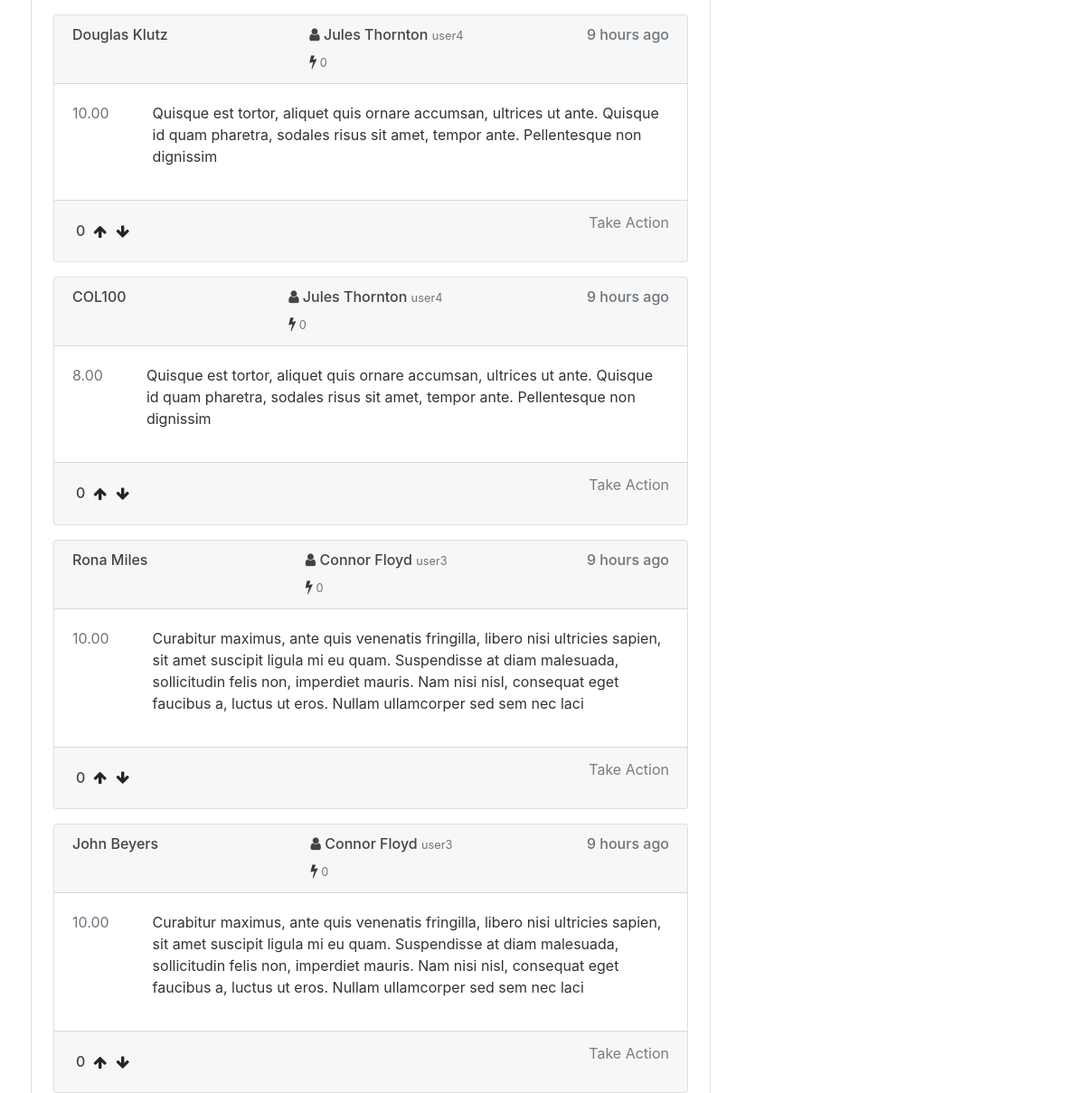
/all/ (signed in, middle part), run on an earlier commit of the app's database.
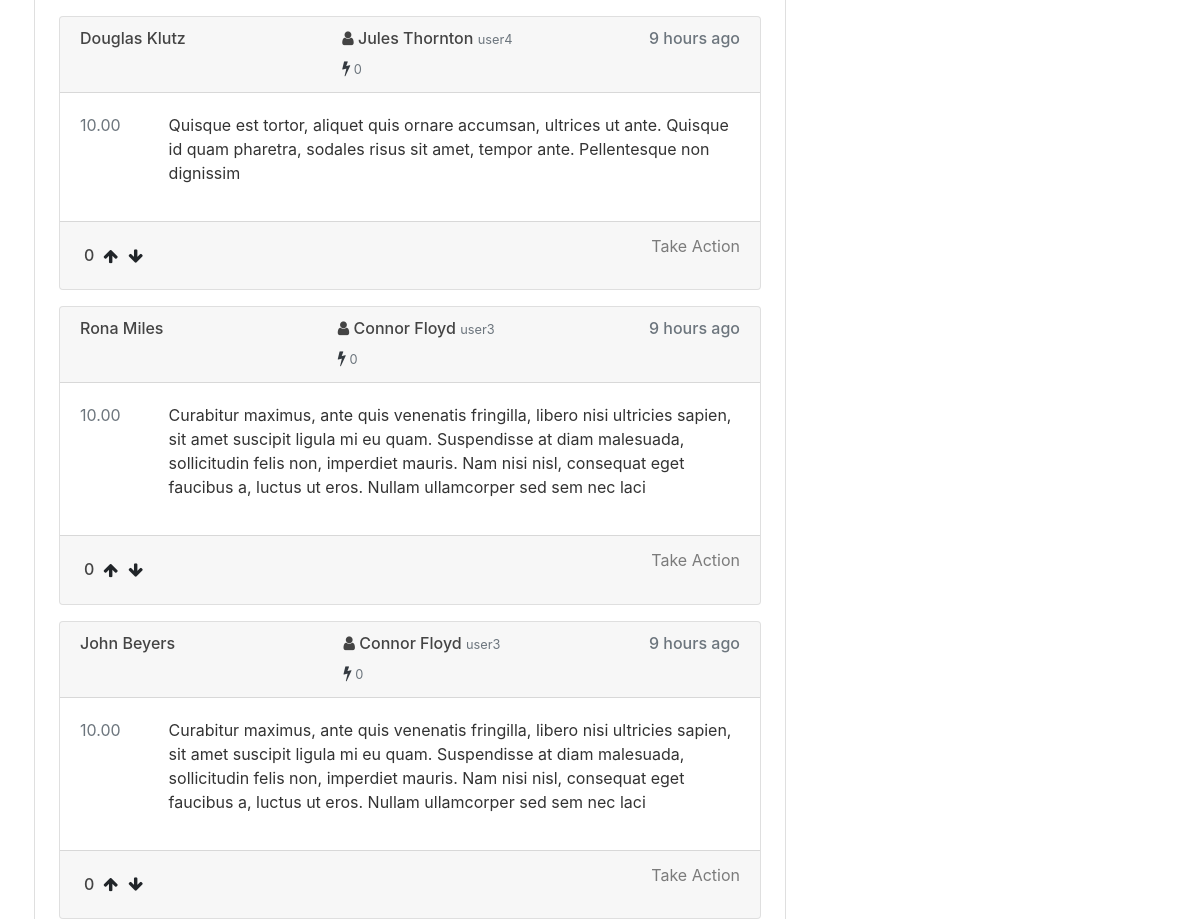
And on a later commit of the database.
### review/models.py (models this page shows, shortened)
class Review(models.Model):
    score = models.DecimalField(decimal_places=2,max_digits=4)
    reviewContent = models.TextField()
    courseName = models.CharField(max_length=120)
    courseID = models.IntegerField()
    dateAdded = models.DateTimeField(auto_now=False, auto_now_add=True)
    author = models.ForeignKey(User, on_delete= models.CASCADE,related_name='reviews_written')
    isAnonymous = models.BooleanField(default=False)
    class Meta:
        ordering =['-dateAdded']
    def getPageType(self):
        pageType = Course.objects.get(id=self.courseID).pageType
        if pageType=='p':
            return 'professor'
        elif pageType=='c':
            return 'course'

### users/models.py (models this page shows)
class CustomUserModel(models.Model):
    user = models.OneToOneField(User, on_delete=models.CASCADE,)
    bannedTill = models.DateTimeField(auto_now=False, auto_now_add=False)
    def getTotalScore(self):
        count = 0
        for review in self.user.reviews_written.all():
            try:
                count+=review.likes.users.count()-review.dislikes.users.count()
            except Review.likes.RelatedObjectDoesNotExist as identifier:
                continue
        return count

### review/views.py (the view)
# urls.py: path("all/",reviewViews.viewAllReviews,name ="all"),
@login_required
def viewAllReviews(request):
    if request.user.is_superuser:
        return render(
            request,
            "review/allReviews.html",
            {"reviews": list(Review.objects.all()),'currentView':'all'},
        )
    else:
        return Http404

### review/templatetags/customFilters.py (called while the page is built)
@register.filter
def subtract(value,args):
    if value=='':
        value=0
    if args=='':
        args=0
    return int(value)-int(args)

### review/templates/review/allReviews.html (shortened to what this page needs)
{% extends "users/base.html" %}
{% load humanize %}
{% block content %}
    <div class="card-body">
        {% for review in reviews %}
            {% include "review/review.html" %}
        {% endfor %}
    </div>
{% endblock content %}

### review/templates/review/review.html (shortened to what this page needs)
{% load humanize %}
{% load customFilters %}
{% if currentView == 'profile' and review.isAnonymous and review.author != request.user and not request.user.is_superuser %}
{%else%}
<div class="card m-1 mt-3">
    <div class="card-header">
        <div class="d-flex justify-content-between">
            {% if currentView == 'all' %}
            <a class="card-link text-dark" href="{%url review.getPageType review.courseID%}">
                <h6>{{review.courseName}}</h6>
            </a>
            {%endif%}
            {% if currentView != 'profile' %}
            {% if review.isAnonymous %}
              {% if review.author == request.user or request.user.is_superuser %}
                <a class="card-link text-dark" href="{%url 'profile' profileOwner=review.author.username%}">
                    <h6><i class="fa fa-user"></i> {{review.author.first_name}} {{review.author.last_name}} <small class="text-muted">{{review.author.username}}</small> </h6>
                    <i class="fa fa-bolt"></i><small class="text-muted text-primary" > {{review.author.customusermodel.getTotalScore}}</small>
                </a>
              {%else%}
                <a class="card-link text-dark"">
                    <h6><i class="fa fa-user"></i> Anonymous</h6>
                </a>
              {% endif %}
            {%else%}
            <a class="card-link text-dark" href="{%url 'profile' profileOwner=review.author.username%}">
                <h6><i class="fa fa-user"></i> {{review.author.first_name}} {{review.author.last_name}} <small class="text-muted">{{review.author.username}}</small> </h6>
                <i class="fa fa-bolt"></i><small class="text-muted text-primary" > {{review.author.customusermodel.getTotalScore}}</small>
            </a>
            {% endif %}
            {% endif %}
            <h6 class="text-muted">{{review.dateAdded|naturaltime}}</h6>
        </div>
    </div>
    <div class="card-body">
        <div class="d-flex justify-content-between">
            <span class="text-secondary">
                {{review.score}}
            </span>
            <p class="ml-5">
                {{review.reviewContent}}
            </p>
        </div>
    </div>
    <div class="card-footer text-right ">
        <div class="d-flex justify-content-between">
            <form method="post" class="form-inline">
                <h6 class="text-weight-bold mt-2 p-1">
                    {{review.likes.users.count|subtract:review.dislikes.users.count}}
                </h6>
                {% if user.is_authenticated %}
                {% if request.user in review.likes.users.all %}
                <button type="submit" formmethod="POST" name="like-{{review.id}}" class="btn text-danger p-1" value="Liked"><i class="fa fa-arrow-up"></i>
                </button>
                {%else%}
                <button type="submit" formmethod="POST" name="like-{{review.id}}" class="btn p-1" value="Like"><i class="fa fa-arrow-up"></i></button>
                {% endif %}
                {% if request.user in review.dislikes.users.all %}
                <button type="submit" formmethod="POST" name="dislike-{{review.id}}" class="btn text-primary p-1" value="Disliked"><i class="fa fa-arrow-down"></i></button>
                {%else%}
                <button type="submit" formmethod="POST" name="dislike-{{review.id}}" class="btn p-1" value="Dislike"><i class="fa fa-arrow-down"></i></button>
                {% endif %}
                {% endif %}
            </form>
            {% if currentView == 'all' %}
                {% if user.is_superuser %}
                <a href="{%url 'reportAction' review.id%}" class="card-link text-black-50">Take Action</a>
                {%endif%}
            {% endif %}
        </div>
    </div>
</div>
{% endif %}

What changed in the data, as far as the page shows it:
removed Review: courseName "COL100", author.first_name "Jules", author.last_name "Thornton", author.username "user4", author.customusermodel.getTotalScore "0", dateAdded "9 hours ago", score "8.00", reviewContent "Quisque est tortor, aliquet quis ornare accumsan, ultrices ut ante. Quisque id quam pharetra, sodales risus sit amet, tempor ante. Pellentesque non dignissim", likes.users.count|subtract "0"
